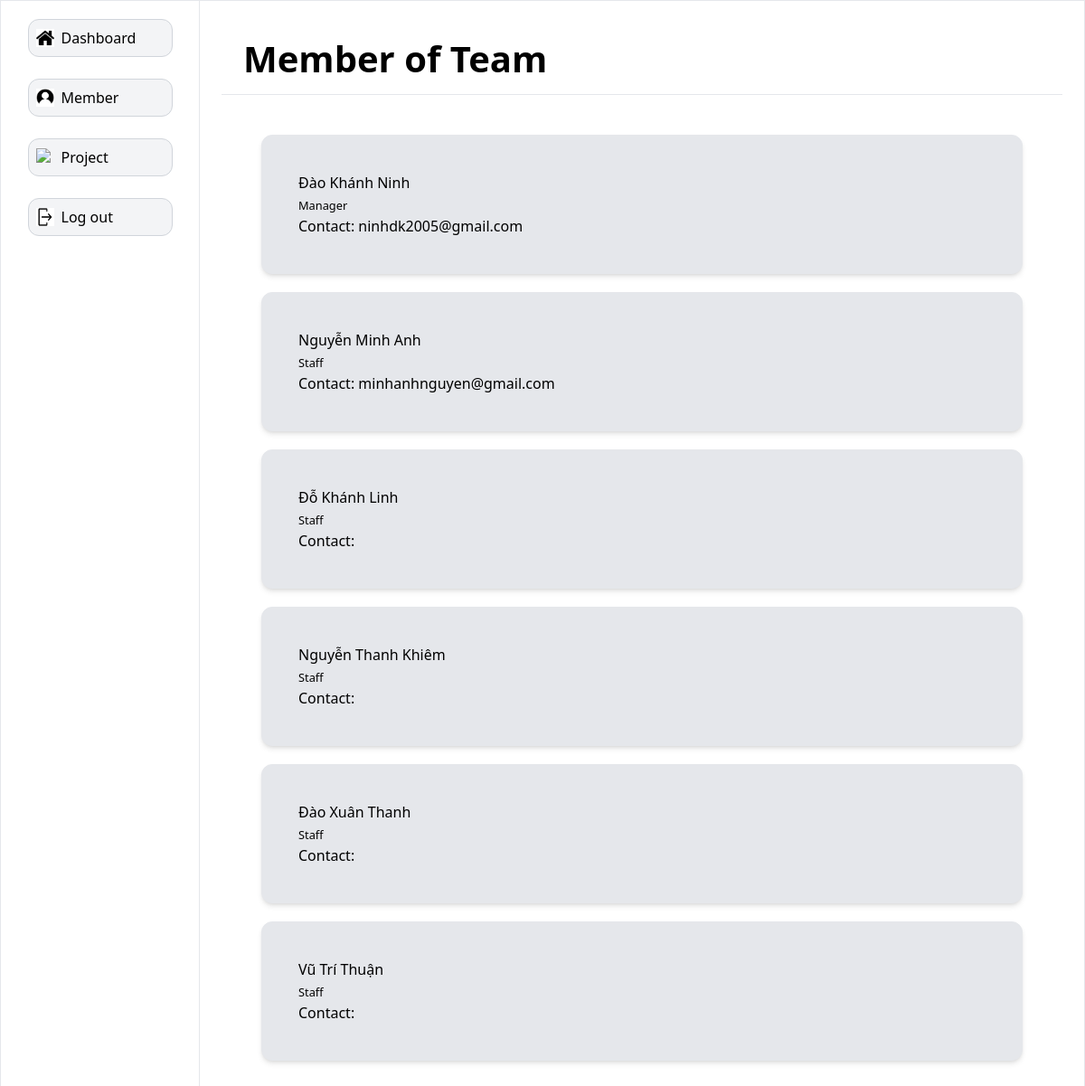
The app's page /member/, older data.
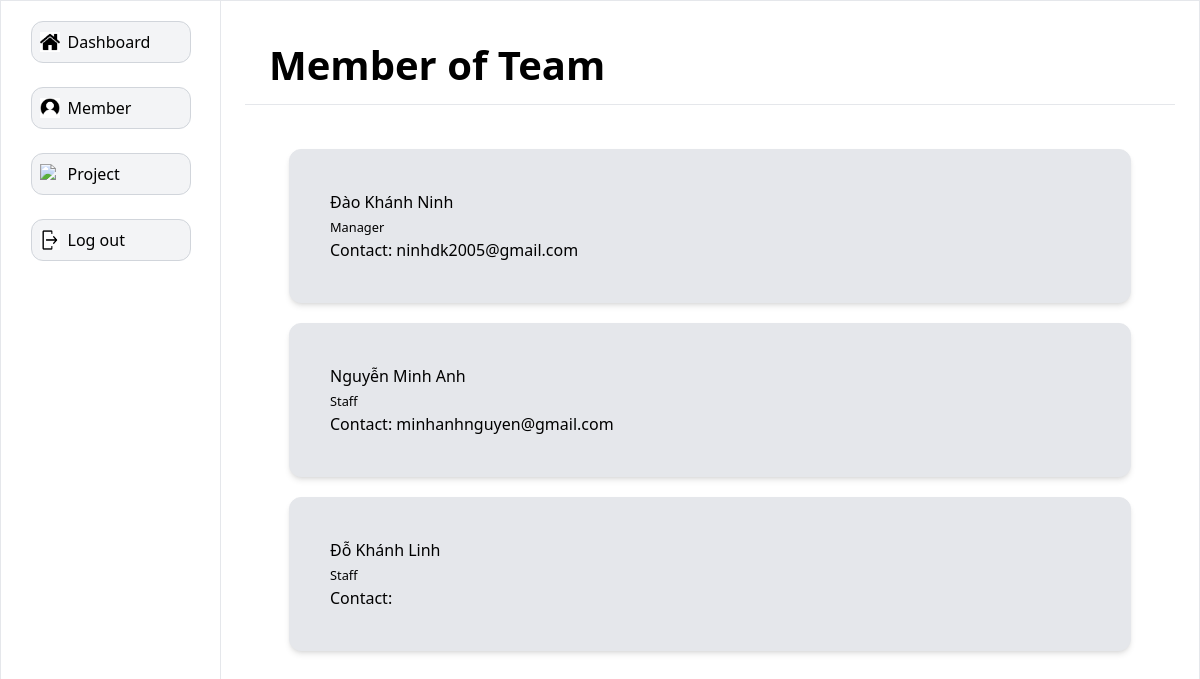
The same page, newer data.
### main/models.py (models this page shows, shortened)
class Users(AbstractUser):
    gender_dict = {
        'Male': 'Male',
        'Female': 'Female'
    }
    role_dict = {
        'Manager': 'Manager',
        'Staff': 'Staff'
    }
    full_name = models.CharField(max_length=100, blank=True, null=True)
    role = models.CharField(max_length=20, blank=True, null=True, choices=role_dict)
    gender = models.CharField(max_length=50, blank=True, null=True, choices=gender_dict)
    date_of_birth = models.DateTimeField(blank=True, null=True)

### main/views.py (the view)
# urls.py: path('member/', views.member, name='member'),
def member(request):
    current_user = Users.objects.filter(id=request.user.id)
    other_users = Users.objects.exclude(id=request.user.id)
    users = list(current_user) + list(other_users)
    context = {'users': users}
    return render(request, 'main/member.html', context=context)

### main/templates/main/member.html (shortened to what this page needs)
{% extends 'side_bar_member.html' %}
{% load static %}
{% block content %}
<div class="bg-white-200 items-center border-b border-b-gray-200 flex px-6 h-[80px] flex justify-between">
    <div><h1 class="text-[40px] font-bold">Member of Team</h1></div>
</div>
<div class="col-start-2 row-start-2 overflow-y-scroll p-6 h-[calc(100vh-200px)]">
    {% for user in users %}
        <div class="flex justify-between border border-gray-200 w-auto m-[20px] rounded-xl p-10 bg bg-gray-200 shadow-md transition delay-150 duration-300 ease-in-out hover:bg-gray-300 hover:scale-100">
            <div>
                <h3>{{ user.full_name }}</h3>
                <small>{{ user.role }}</small>
                <h3>Contact: {{ user.email }}</h3>
            </div>
        </div>
    {% endfor %}
</div>
{% endblock %}

Row changes from the older to the newer data that the page shows:
removed Users: full_name "Nguyễn Thanh Khiêm", role "Staff"
removed Users: full_name "Đào Xuân Thanh", role "Staff"
removed Users: full_name "Vũ Trí Thuận", role "Staff"
